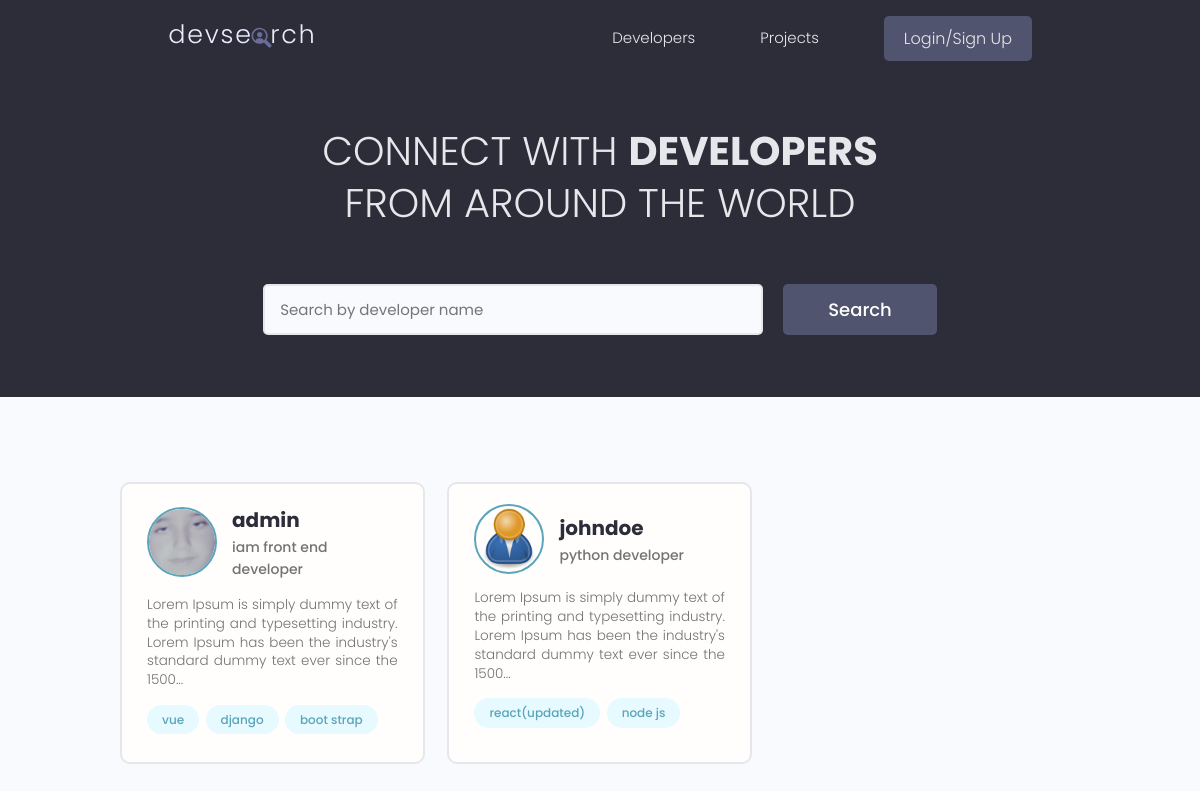
The page / on the database its author committed.
### users/models.py (models this page shows)
class Profile(models.Model):
    id = models.UUIDField(default=uuid.uuid4, unique=True,
                            primary_key=True, editable=False)
    user = models.OneToOneField(
        User, null=True, blank=True, on_delete=models.CASCADE)
    name = models.CharField(max_length=200, null=True, blank=True)
    user_name = models.CharField(max_length=200, null=True, blank=True)
    email = models.EmailField(null=True, blank=True)
    headline = models.CharField(max_length=800, null=True, blank=True)
    bio = models.TextField(null=True, blank=True)
    location = models.CharField(max_length=200, null=True, blank=True)
    profile_image = models.ImageField(
        null=True, blank=True, upload_to="profiles/", default="profiles/user-default.png")
    social_github = models.URLField(max_length=200, null=True, blank=True)
    social_twitter = models.URLField(max_length=200, null=True, blank=True)
    social_linkedin = models.URLField(max_length=200, null=True, blank=True)
    social_youtube = models.URLField(max_length=200, null=True, blank=True)
    social_website = models.URLField(max_length=200, null=True, blank=True)
    created = models.DateTimeField(auto_now_add=True)
    def __str__(self):
        return str(self.user.username)
    class Meta:
        ordering = ["created"]

class Skill(models.Model):
    id = models.UUIDField(default=uuid.uuid4, unique=True,
                            primary_key=True, editable=False)
    owner = models.ForeignKey(Profile, on_delete=models.CASCADE)
    name = models.CharField(max_length=200, null=True, blank=True)
    description = models.TextField(null=True, blank=True)
    created = models.DateTimeField(auto_now_add=True)
    def __str__(self):
        return self.name

### users/views.py (the view)
# urls.py: path('', views.profiles, name="profiles"),
def profiles(request):
    search_query, profiles = searchProfiles(request)
    try:
        pages, profiles = paginateProfiles(request, search_query, profiles)
    except Exception as error:
        return error.args[0]
    context = {"profiles": profiles,
                "search_query": search_query, "pages": pages}
    return render(request, "users/profiles.html", context)

### users/utils.py (called while the page is built)
def searchProfiles(request) -> tuple[str, list]:
    search_query = ""
    if request.GET.get("search_query"):
        search_query = request.GET.get("search_query")
    skills = Skill.objects.filter(name__icontains = search_query)
    profiles = Profile.objects.filter(Q(user_name__icontains = search_query) |
                                        Q(headline__icontains = search_query) |
                                        Q(skill__in = skills)).distinct()
    return search_query, profiles

### users/templates/users/profiles.html (shortened to what this page needs)
{% extends 'main.html' %} {% block content %}
<main class="home">
    <section class="hero-section text-center">
        <div class="container container--narrow">
            <div class="hero-section__box">
                <h2>CONNECT WITH <span>DEVELOPERS</span></h2>
                <h2>FROM AROUND THE WORLD</h2>
            </div>
            <div class="hero-section__search">
                <form id="search-form" class="form" action="{% url 'profiles' %}" method="GET">
                    <div class="form__field">
                        <input class="input input--text" id="formInput#search" type="text" name="search_query"
                            value = "{{search_query}}" placeholder="Search by developer name" />
                    </div>
                    <input class="btn btn--sub btn--lg" type="submit" value="Search" />
                </form>
            </div>
        </div>
    </section>
    <section class="devlist">
        <div class="container">
            <div class="grid grid--three">
                {% for profile in profiles %}
                <div class="column card">
                    <div class="dev">
                        <a href="{% url 'user-profile' profile.id %}" class="card__body">
                            <div class="dev__profile">
                                <img class="avatar avatar--md" src="{{profile.profile_image.url}}"
                                    alt="image" />
                                <div class="dev__meta">
                                    <h3>{{profile}}</h3>
                                    <h5>{{profile.headline|default:""|slice:"60"}}</h5>
                                </div>
                            </div>
                            <p class="dev__info">{{profile.bio|slice:"150"}}...</p>
                            <div class="dev__skills">
                                {% for skill in profile.skill_set.all|slice:"3" %}
                                <span class="tag tag--pill tag--main">
                                    <small>{{skill}}</small>
                                </span>
                                {% endfor %}
                            </div>
                        </a>
                    </div>
                </div>
                {% endfor %}
            </div>
        </div>
    </section>
</main>
{% endblock content %}

### static/styles/app.css (style rules this page uses)
:root { --color-sub: #2d2d39; }
.btn--sub { background-color: var(--color-sub-light); }
.card { border: 2px solid var(--color-light); }
img { width: 100%; }
.hero-section { height: 40vh; display: flex; align-items: center; background-color: var(--color-sub); }
.hero-section__box { margin-bottom: 4rem; }
.hero-section__box > h2, .hero-section__box > h2 > span { font-size: 4rem; color: var(--color-light); line-height: 1.3; text-transform: uppercase; }
.hero-section__box > h2 { font-weight: 300; }
.hero-section__box > h2 > span { font-weight: 700; }
.hero-section__search > .form { display: flex; align-items: center; justify-content: center; gap: 2rem; }
.hero-section__search > .form input.input--text { width: 50rem; }
.devlist { margin-top: 8rem; }
.devlist .grid { align-items: stretch; }
.devlist .dev .dev__profile { display: flex; align-items: center; gap: 1.5rem; }
.devlist .dev .dev__meta h3 { color: var(--color-sub); font-size: 2rem; font-weight: 700; }
.devlist .dev .dev__meta h5 { color: var(--color-text); font-size: 1.4rem; font-weight: 500; }
.devlist .dev .dev__info { margin: 1.5rem 0; font-size: 1.35rem; line-height: 1.4; text-align: justify; }

### static/uikit/styles/modules/_variables.css (style rules this page uses)
:root { --color-main: #5aa5b9; --color-main-light: #e6faff; --color-sub: #3f4156; --color-sub-light: #51546e; --color-sub-lighter: #ededfd; --color-text: #737373; --color-gray: #8b8b8b; --color-light: #e5e7eb; --color-light-gray: #767676; --color-bg: #f8fafd; --color-white: #fffefd; --color-white-light: #f3f3f3; --color-success: #359e64; --color-success-bg: #def8e8; --color-error: #fc4b0b; --color-error-bg: #fff2ee; --font-base: 'Poppins', arial, helvetica, 'Segoe UI', roboto, ubuntu, sans-serif; --font-monospace: 'Fira Code', 'Courier New', courier, monospace; --font-regular: 300; --font-medium: 500; --font-bold: 700; --generic-shadow: 1px 1px 5px #00000010; --generic-transition: all 0.3s ease-in-out; }

### static/uikit/styles/modules/_base.css (style rules this page uses)
* { margin: 0; padding: 0; box-sizing: border-box; text-rendering: optimizeLegibility; color: inherit; font-size: inherit; }
html { font-size: 50%; }
@media only screen and (min-width: 480px) { html { font-size: 56.25%; } }
@media only screen and (min-width: 1200px) { html { font-size: 62.5%; } }
body { line-height: 1.6; font-weight: 400; font-size: 1.5rem; color: var(--color-text); background-color: var(--color-bg); min-height: 100vh; }

### static/uikit/styles/modules/_typography.css (style rules this page uses)
* { font-family: var(--font-base); }
h2 { font-size: 3.6rem; font-weight: var(--font-bold); }
h3 { font-size: 3.2rem; font-weight: var(--font-medium); }
h5 { font-size: 2.4rem; font-weight: var(--font-medium); }
h5, h6 { font-weight: var(--font-regular); }
p, span, strong { font-size: 1.6rem; color: var(--color-text); font-weight: var(--font-regular); }
a { padding-bottom: 2px; text-decoration: none; display: inline-block; color: var(--color-main); font-weight: var(--font-medium); }

### static/uikit/styles/modules/_utilities.css (style rules this page uses)
.container { width: 92%; max-width: 165rem; margin: 0 auto; box-sizing: border-box; }
.container--narrow { width: 92%; max-width: 120rem; }
@media screen and (min-width: 1000px) { .container { width: 90%; } }
@media screen and (min-width: 1000px) { .container--narrow { width: 85%; } }
@media screen and (min-width: 1200px) { .container { width: 80%; } }
@media screen and (min-width: 1200px) { .container--narrow { width: 72%; } }
.text-center { text-align: center; }

### static/uikit/styles/modules/_avatar.css (style rules this page uses)
.avatar { border-radius: 50%; border: 2px solid var(--color-main); object-fit: cover; }
.avatar--md { height: 7rem; width: 7rem; }

### static/uikit/styles/modules/_button.css (style rules this page uses)
.btn { display: inline-block; position: relative; cursor: pointer; background-color: var(--color-light); font-weight: var(--font-medium); color: var(--color-sub); text-decoration: none; padding: 1rem 2rem; border-radius: 0.5rem; border: none; width: -webkit-fit-content; width: -moz-fit-content; width: fit-content; height: -webkit-fit-content; height: -moz-fit-content; height: fit-content; font-size: 1.6rem; outline-width: 0; outline-color: transparent; -webkit-backface-visibility: hidden; backface-visibility: hidden; transition: all 0.3s ease-in-out; }
.btn--sub { background-color: var(--color-sub); color: var(--color-white); }
.btn--lg { font-size: 1.8rem; padding: 1.2rem 4.5rem; }

### static/uikit/styles/modules/_card.css (style rules this page uses)
.card { border-radius: 1rem; background-color: var(--color-white); border: 1.5px solid var(--color-light); width: auto; height: auto; margin-top: 0.5rem; margin-bottom: 0.5rem; overflow: hidden; }
.card__body, .card__header { padding: 2rem 2.5rem; }

### rows shown on the page
Profile: profile_image (picture), user.username "admin", headline "iam front end developer", bio "Lorem Ipsum is simply dummy text of the printing and typesetting industry. Lorem Ipsum has been the industry's standard dummy text ever since the 1500"
Skill: name "vue"
Skill: name "django"
Skill: name "boot strap"
Profile: profile_image (placeholder picture), user.username "johndoe", headline "python developer", bio "Lorem Ipsum is simply dummy text of the printing and typesetting industry. Lorem Ipsum has been the industry's standard dummy text ever since the 1500"
Skill: name "react(updated)"
Skill: name "node js"
